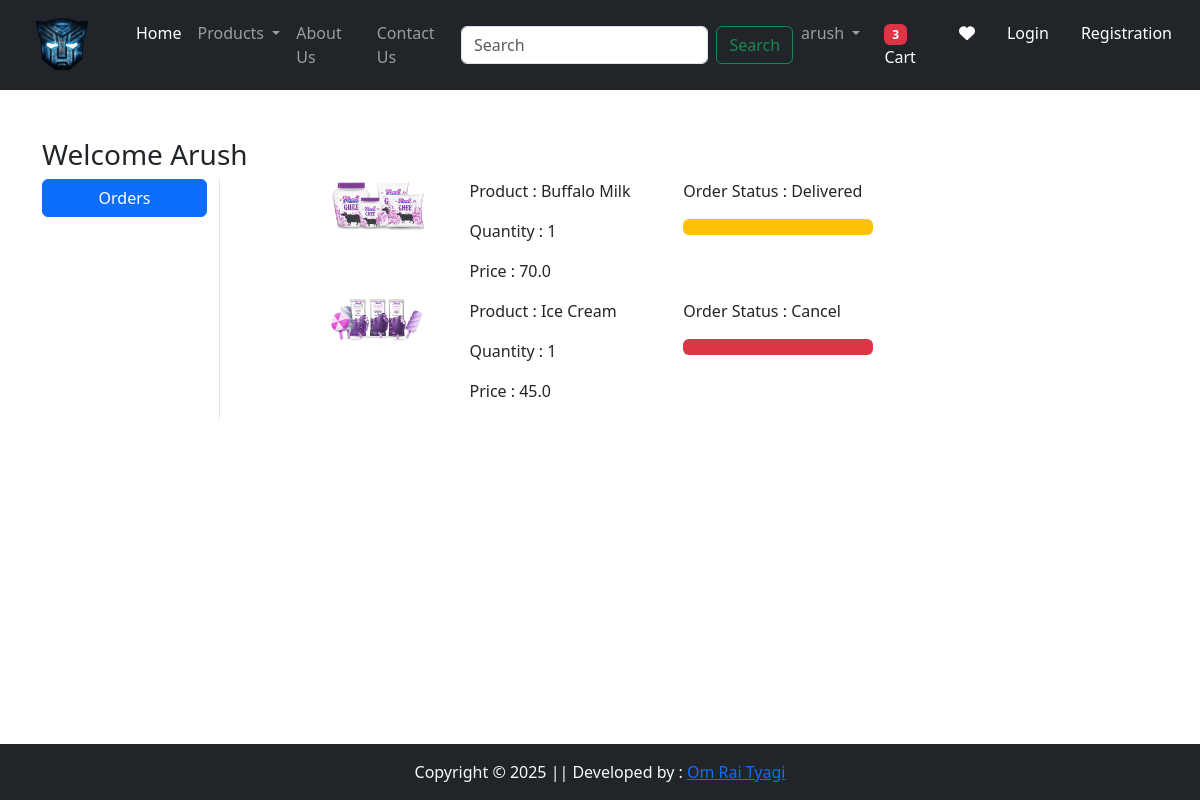
Page /orders/ (signed in) on the committed database.
### app/models.py (models this page shows, shortened)
class OrderPlaced(models.Model):
    user = models.ForeignKey(User,on_delete=models.CASCADE)
    customer = models.ForeignKey(Customer,on_delete=models.CASCADE)
    product  = models.ForeignKey(Product,on_delete=models.CASCADE)
    quantity = models.PositiveIntegerField(default=1)
    ordered_date = models.DateTimeField(auto_now_add=True)
    status = models.CharField(max_length=50,choices=STATUS_CHOICES,default='Pending')
    payment = models.ForeignKey(Payment,on_delete=models.CASCADE,default="")
    @property
    def total_cost(self):
        return self.quantity * self.product.discounted_price

class Product(models.Model):
    title = models.CharField(max_length=100)
    selling_price = models.FloatField()
    discounted_price = models.FloatField()
    description = models.TextField()
    composition = models.TextField(default='')
    prodapp = models.TextField(default='')
    category = models.CharField(choices=CATEGORY_CHOICES,max_length=2)
    product_image = models.ImageField(upload_to='product')

### app/views.py (the view)
# urls.py: path('orders/',views.orders,name="orders"),
@login_required
def orders(request):
    totalitem = 0
    wishitem = 0
    if request.user.is_authenticated:
        totalitem = len(Cart.objects.filter(user=request.user))
        wishitem = len(Wishlist.objects.filter(user=request.user))
    order_placed = OrderPlaced.objects.filter(user=request.user)
    return render(request,'app/orders.html',locals())

### app/templates/app/orders.html (shortened to what this page needs)
{% extends "app/base.html" %}
{% load static %}
{% block main-content %}
<div class="container my-5">
    <div class="row">
        <h3>Welcome <span class="text-capitalize">{{request.user}}</span></h3>
        <div class="col-sm-2 border-end">
            <ul class="list-unstyled">
                <li class="d-grid"><a href="{% url 'orders' %}" class="btn btn-primary">Orders</a></li>
            </ul>
        </div>
        <div class="col-sm-9 offset-sm-1">
            {% for op in order_placed %}
              <div class="row">
                <div class="col-sm-2">
                    <img src="{{op.product.product_image.url}}" alt="" class="img-fluid" height="100" width="100">
                </div>
                <div class="col-sm-3">
                    <p>Product : {{op.product.title}}</p>
                    <p>Quantity : {{op.quantity}}</p>
                    <p>Price : {{op.total_cost}}</p>
                </div>
                <div class="col-sm-3">
                    <p>Order Status : {{op.status}}</p>
                    {% if op.status == 'Delivered' %}
                      <div class="progress">
                        <div class="progress-bar bg-warning" role="progressbar" style="width: 100%;" aria-valuenow="100" aria-valuemin="0" aria-valuemax="100"></div>
                      </div>
                    {% endif %}
                    {% if op.status == 'Cancel' %}
                      <div class="progress">
                        <div class="progress-bar bg-danger" role="progressbar" style="width: 100%;" aria-valuenow="100" aria-valuemin="0" aria-valuemax="100"></div>
                      </div>
                    {% endif %}
                </div>
              </div>
            {% endfor %}
        </div>
    </div>
</div>
{% endblock main-content %}

### app/templates/app/base.html (shortened to what this page needs)
<!DOCTYPE html>
{% load static %}
<html lang="en">
<head>
  <link href="https://cdn.jsdelivr.net/npm/bootstrap@5.3.3/dist/css/bootstrap.min.css" rel="stylesheet"
>
  <link rel="stylesheet" href="https://cdnjs.cloudflare.com/ajax/libs/font-awesome/6.7.2/css/all.min.css"
 />
  <link rel="stylesheet" href="{% static 'app/css/owl.carousel.min.css' %}">
  <link rel="stylesheet" href="{% static 'app/css/all.min.css' %}">
  <link rel="stylesheet" href="{% static 'app/css/style.css' %}">
</head>
<body>
  <nav class="navbar navbar-expand-lg bg-dark navbar-dark " style=" position: sticky; top: 0;z-index: 1030;">
    <div class="container-fluid">
      <a class="navbar-brand" href="#">
        <img src="{% static 'app/images/tfp.png' %}" alt="" class="d-inline-block align-text-top" width="100">
      </a>
      <div class="collapse navbar-collapse" id="navbarSupportedContent">
        <ul class="navbar-nav me-auto mb-2 mb-lg-0">
          <li class="nav-item">
            <a class="nav-link active" aria-current="page" href="{% url "home" %}">Home</a>
          </li>
          <li class="nav-item dropdown">
            <a class="nav-link dropdown-toggle" href="#" role="button" data-bs-toggle="dropdown" aria-expanded="false">
              Products
            </a>
          </li>
          <li class="nav-item">
            <a class="nav-link" href="{% url 'about' %}">About Us</a>
          </li>
          <li class="nav-item">
            <a class="nav-link" href="{% url 'contact' %}">Contact Us</a>
          </li>
        </ul>
        <form class="d-flex" role="search" action="/search">
          <input class="form-control me-2" type="search" placeholder="Search" name="search" aria-label="Search">
          <button class="btn btn-outline-success" type="submit">Search</button>
        </form>
      </div>
      <ul class="navbar-nav me-auto mb-2 mb-lg-0">
        <li class="nav-item dropdown text-light">
          <a class="nav-link dropdown-toggle" href="#" role="button" data-bs-toggle="dropdown" aria-expanded="false">
            {{request.user}}
          </a>
        </li>
        <li class="nav-item mx-2">
          <a class="nav-link text-white" href="{% url "showcart" %}"> <span class="badge bg-danger">{% if totalitem > 0 %}
            {{totalitem}} {% endif %}</span>Cart</a>
        </li>
        <li class="nav-item mx-2">
          <a class="nav-link text-white" href="" >   <i class="fa fa-heart"></i></a>
        </li>
        <li class="nav-item mx-2">
          <a class="nav-link text-white" href="{% url "login" %}">Login</a>
        </li>
        <li class="nav-item mx-2">
          <a class="nav-link text-white" href=" {% url "customerregistration" %}">Registration</a>
        </li>
      </ul>
    </div>
  </nav>
  {% block main-content %}{% endblock main-content %}
  <div class="mt-5">
    <footer class="container-fluid bg-dark text-light text-center p-3 mt-5" style=" position: fixed;
    bottom: 0;
    left: 0;
    width: 100%;
    background-color: #333;
    color: white;
    text-align: center;
    padding: 10px 0;
    z-index: 1000;">
      Copyright &copy; 2025 || Developed by : <a
        href="https://www.linkedin.com/in/arush-vishwakarma-675456302?utm_source=share&utm_campaign=share_via&utm_content=profile&utm_medium=android_app">Om Rai Tyagi
        </a>
    </footer>
  </div>
</body>
</html>

### rows in the picture
OrderPlaced: product.product_image (picture), product "Buffalo Milk", quantity "1", total_cost "70.0", status "Delivered"
OrderPlaced: product.product_image (picture), product "Ice Cream", quantity "1", total_cost "45.0", status "Cancel"

### other values in the picture
{{ request.user }} "arush"
{{ totalitem }} "3"
{{ request.user }} "Arush"
